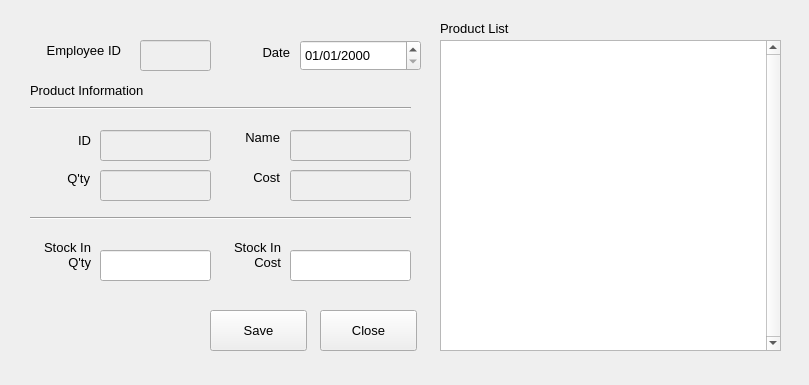
<?xml version="1.0" encoding="UTF-8"?>
<ui version="4.0">
 <class>Form</class>
 <widget class="QWidget" name="Form">
  <property name="geometry">
   <rect>
    <x>0</x>
    <y>0</y>
    <width>809</width>
    <height>385</height>
   </rect>
  </property>
  <property name="font">
   <font>
    <pointsize>9</pointsize>
   </font>
  </property>
  <property name="windowTitle">
   <string>Stock in Form: insert</string>
  </property>
  <widget class="QPushButton" name="savebutton">
   <property name="geometry">
    <rect>
     <x>210</x>
     <y>310</y>
     <width>97</width>
     <height>41</height>
    </rect>
   </property>
   <property name="font">
    <font>
     <family>Microsoft Sans Serif</family>
     <pointsize>10</pointsize>
     <weight>50</weight>
     <bold>false</bold>
    </font>
   </property>
   <property name="text">
    <string>Save</string>
   </property>
   <property name="icon">
    <iconset>
     <normaloff>pic/save.png</normaloff>pic/save.png</iconset>
   </property>
   <property name="iconSize">
    <size>
     <width>16</width>
     <height>16</height>
    </size>
   </property>
   <property name="shortcut">
    <string>Enter</string>
   </property>
  </widget>
  <widget class="QPushButton" name="closebutton">
   <property name="geometry">
    <rect>
     <x>320</x>
     <y>310</y>
     <width>97</width>
     <height>41</height>
    </rect>
   </property>
   <property name="font">
    <font>
     <family>Microsoft Sans Serif</family>
     <pointsize>10</pointsize>
     <weight>50</weight>
     <bold>false</bold>
    </font>
   </property>
   <property name="text">
    <string>Close</string>
   </property>
   <property name="icon">
    <iconset>
     <normaloff>pic/exit.png</normaloff>pic/exit.png</iconset>
   </property>
   <property name="iconSize">
    <size>
     <width>16</width>
     <height>16</height>
    </size>
   </property>
  </widget>
  <widget class="QLabel" name="qlabel">
   <property name="geometry">
    <rect>
     <x>30</x>
     <y>240</y>
     <width>61</width>
     <height>41</height>
    </rect>
   </property>
   <property name="font">
    <font>
     <family>Microsoft Sans Serif</family>
     <pointsize>10</pointsize>
     <weight>50</weight>
     <bold>false</bold>
    </font>
   </property>
   <property name="text">
    <string>Stock In Q'ty</string>
   </property>
   <property name="alignment">
    <set>Qt::AlignRight|Qt::AlignTop|Qt::AlignTrailing</set>
   </property>
   <property name="wordWrap">
    <bool>true</bool>
   </property>
  </widget>
  <widget class="QListWidget" name="datalist">
   <property name="geometry">
    <rect>
     <x>440</x>
     <y>40</y>
     <width>341</width>
     <height>311</height>
    </rect>
   </property>
   <property name="font">
    <font>
     <family>Microsoft Sans Serif</family>
     <pointsize>10</pointsize>
     <weight>50</weight>
     <bold>false</bold>
    </font>
   </property>
   <property name="verticalScrollBarPolicy">
    <enum>Qt::ScrollBarAlwaysOn</enum>
   </property>
  </widget>
  <widget class="QLabel" name="datalabel">
   <property name="geometry">
    <rect>
     <x>440</x>
     <y>20</y>
     <width>361</width>
     <height>16</height>
    </rect>
   </property>
   <property name="font">
    <font>
     <family>Microsoft Sans Serif</family>
     <pointsize>10</pointsize>
     <weight>50</weight>
     <bold>false</bold>
    </font>
   </property>
   <property name="text">
    <string>Product List</string>
   </property>
  </widget>
  <widget class="Line" name="vline2">
   <property name="geometry">
    <rect>
     <x>30</x>
     <y>210</y>
     <width>381</width>
     <height>16</height>
    </rect>
   </property>
   <property name="font">
    <font>
     <family>Microsoft Sans Serif</family>
     <pointsize>10</pointsize>
    </font>
   </property>
   <property name="orientation">
    <enum>Qt::Horizontal</enum>
   </property>
  </widget>
  <widget class="QLineEdit" name="qtext">
   <property name="geometry">
    <rect>
     <x>100</x>
     <y>250</y>
     <width>111</width>
     <height>31</height>
    </rect>
   </property>
   <property name="font">
    <font>
     <family>Microsoft Sans Serif</family>
     <pointsize>10</pointsize>
    </font>
   </property>
  </widget>
  <widget class="QLineEdit" name="costtext">
   <property name="geometry">
    <rect>
     <x>290</x>
     <y>250</y>
     <width>121</width>
     <height>31</height>
    </rect>
   </property>
   <property name="font">
    <font>
     <family>Microsoft Sans Serif</family>
     <pointsize>10</pointsize>
    </font>
   </property>
  </widget>
  <widget class="QLabel" name="costlabel">
   <property name="geometry">
    <rect>
     <x>220</x>
     <y>240</y>
     <width>61</width>
     <height>41</height>
    </rect>
   </property>
   <property name="font">
    <font>
     <family>Microsoft Sans Serif</family>
     <pointsize>10</pointsize>
     <weight>50</weight>
     <bold>false</bold>
    </font>
   </property>
   <property name="text">
    <string>Stock In Cost</string>
   </property>
   <property name="alignment">
    <set>Qt::AlignRight|Qt::AlignTop|Qt::AlignTrailing</set>
   </property>
   <property name="wordWrap">
    <bool>true</bool>
   </property>
  </widget>
  <widget class="QLabel" name="datelabel">
   <property name="geometry">
    <rect>
     <x>240</x>
     <y>45</y>
     <width>50</width>
     <height>31</height>
    </rect>
   </property>
   <property name="font">
    <font>
     <family>Microsoft Sans Serif</family>
     <pointsize>10</pointsize>
     <weight>50</weight>
     <bold>false</bold>
    </font>
   </property>
   <property name="text">
    <string>Date</string>
   </property>
   <property name="alignment">
    <set>Qt::AlignRight|Qt::AlignTop|Qt::AlignTrailing</set>
   </property>
   <property name="wordWrap">
    <bool>false</bool>
   </property>
  </widget>
  <widget class="QDateEdit" name="datetext">
   <property name="geometry">
    <rect>
     <x>300</x>
     <y>40</y>
     <width>121</width>
     <height>31</height>
    </rect>
   </property>
   <property name="font">
    <font>
     <family>Microsoft Sans Serif</family>
     <pointsize>10</pointsize>
    </font>
   </property>
   <property name="buttonSymbols">
    <enum>QAbstractSpinBox::UpDownArrows</enum>
   </property>
   <property name="displayFormat">
    <string>dd/MM/yyyy</string>
   </property>
   <property name="timeSpec">
    <enum>Qt::LocalTime</enum>
   </property>
  </widget>
  <widget class="QLabel" name="pclabel">
   <property name="geometry">
    <rect>
     <x>230</x>
     <y>170</y>
     <width>50</width>
     <height>16</height>
    </rect>
   </property>
   <property name="font">
    <font>
     <family>Microsoft Sans Serif</family>
     <pointsize>10</pointsize>
     <weight>50</weight>
     <bold>false</bold>
    </font>
   </property>
   <property name="text">
    <string>Cost</string>
   </property>
   <property name="alignment">
    <set>Qt::AlignRight|Qt::AlignTop|Qt::AlignTrailing</set>
   </property>
  </widget>
  <widget class="QLabel" name="plabel">
   <property name="geometry">
    <rect>
     <x>30</x>
     <y>80</y>
     <width>391</width>
     <height>20</height>
    </rect>
   </property>
   <property name="font">
    <font>
     <family>Microsoft Sans Serif</family>
     <pointsize>10</pointsize>
     <weight>50</weight>
     <bold>false</bold>
    </font>
   </property>
   <property name="text">
    <string>Product Information</string>
   </property>
   <property name="alignment">
    <set>Qt::AlignLeading|Qt::AlignLeft|Qt::AlignVCenter</set>
   </property>
  </widget>
  <widget class="QLabel" name="pqlabel">
   <property name="geometry">
    <rect>
     <x>40</x>
     <y>170</y>
     <width>50</width>
     <height>16</height>
    </rect>
   </property>
   <property name="font">
    <font>
     <family>Microsoft Sans Serif</family>
     <pointsize>10</pointsize>
     <weight>50</weight>
     <bold>false</bold>
    </font>
   </property>
   <property name="text">
    <string>Q'ty</string>
   </property>
   <property name="alignment">
    <set>Qt::AlignRight|Qt::AlignTrailing|Qt::AlignVCenter</set>
   </property>
  </widget>
  <widget class="QLineEdit" name="pitext">
   <property name="enabled">
    <bool>false</bool>
   </property>
   <property name="geometry">
    <rect>
     <x>100</x>
     <y>130</y>
     <width>111</width>
     <height>31</height>
    </rect>
   </property>
   <property name="font">
    <font>
     <family>Microsoft Sans Serif</family>
     <pointsize>10</pointsize>
    </font>
   </property>
  </widget>
  <widget class="QLineEdit" name="pctext">
   <property name="enabled">
    <bool>false</bool>
   </property>
   <property name="geometry">
    <rect>
     <x>290</x>
     <y>170</y>
     <width>121</width>
     <height>31</height>
    </rect>
   </property>
   <property name="font">
    <font>
     <family>Microsoft Sans Serif</family>
     <pointsize>10</pointsize>
    </font>
   </property>
  </widget>
  <widget class="QLabel" name="pnlabel">
   <property name="geometry">
    <rect>
     <x>230</x>
     <y>130</y>
     <width>50</width>
     <height>16</height>
    </rect>
   </property>
   <property name="font">
    <font>
     <family>Microsoft Sans Serif</family>
     <pointsize>10</pointsize>
     <weight>50</weight>
     <bold>false</bold>
    </font>
   </property>
   <property name="text">
    <string>Name</string>
   </property>
   <property name="alignment">
    <set>Qt::AlignRight|Qt::AlignTop|Qt::AlignTrailing</set>
   </property>
  </widget>
  <widget class="QLineEdit" name="pntext">
   <property name="enabled">
    <bool>false</bool>
   </property>
   <property name="geometry">
    <rect>
     <x>290</x>
     <y>130</y>
     <width>121</width>
     <height>31</height>
    </rect>
   </property>
   <property name="font">
    <font>
     <family>Microsoft Sans Serif</family>
     <pointsize>10</pointsize>
    </font>
   </property>
  </widget>
  <widget class="QLabel" name="pilabel">
   <property name="geometry">
    <rect>
     <x>10</x>
     <y>130</y>
     <width>81</width>
     <height>20</height>
    </rect>
   </property>
   <property name="font">
    <font>
     <family>Microsoft Sans Serif</family>
     <pointsize>10</pointsize>
     <weight>50</weight>
     <bold>false</bold>
    </font>
   </property>
   <property name="text">
    <string>ID</string>
   </property>
   <property name="alignment">
    <set>Qt::AlignRight|Qt::AlignTrailing|Qt::AlignVCenter</set>
   </property>
  </widget>
  <widget class="Line" name="vline1">
   <property name="geometry">
    <rect>
     <x>30</x>
     <y>100</y>
     <width>381</width>
     <height>16</height>
    </rect>
   </property>
   <property name="font">
    <font>
     <family>Microsoft Sans Serif</family>
     <pointsize>10</pointsize>
    </font>
   </property>
   <property name="orientation">
    <enum>Qt::Horizontal</enum>
   </property>
  </widget>
  <widget class="QLineEdit" name="pqtext">
   <property name="enabled">
    <bool>false</bool>
   </property>
   <property name="geometry">
    <rect>
     <x>100</x>
     <y>170</y>
     <width>111</width>
     <height>31</height>
    </rect>
   </property>
   <property name="font">
    <font>
     <family>Microsoft Sans Serif</family>
     <pointsize>10</pointsize>
    </font>
   </property>
  </widget>
  <widget class="QLineEdit" name="emptext">
   <property name="enabled">
    <bool>false</bool>
   </property>
   <property name="geometry">
    <rect>
     <x>140</x>
     <y>40</y>
     <width>71</width>
     <height>31</height>
    </rect>
   </property>
   <property name="font">
    <font>
     <family>Microsoft Sans Serif</family>
     <pointsize>10</pointsize>
    </font>
   </property>
  </widget>
  <widget class="QLabel" name="emplabel">
   <property name="geometry">
    <rect>
     <x>10</x>
     <y>40</y>
     <width>111</width>
     <height>20</height>
    </rect>
   </property>
   <property name="font">
    <font>
     <family>Microsoft Sans Serif</family>
     <pointsize>10</pointsize>
     <weight>50</weight>
     <bold>false</bold>
    </font>
   </property>
   <property name="text">
    <string>Employee ID</string>
   </property>
   <property name="alignment">
    <set>Qt::AlignRight|Qt::AlignTrailing|Qt::AlignVCenter</set>
   </property>
  </widget>
 </widget>
 <resources/>
 <connections/>
</ui>
